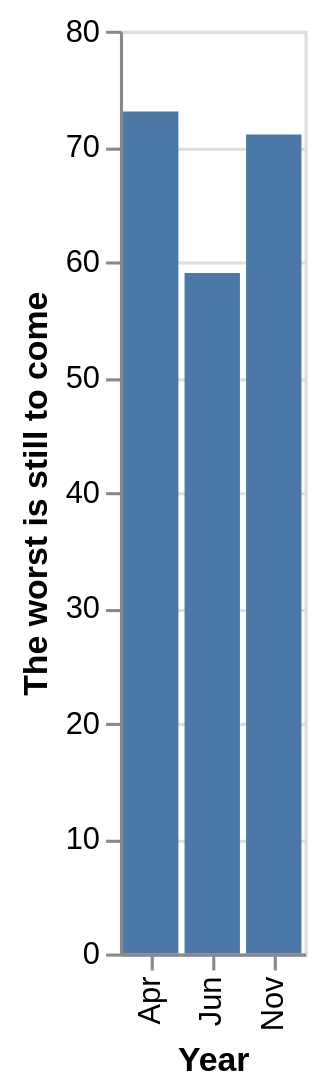

Write the Vega-Lite specification saved for this chart.
### Vega-Lite specification from a JSON file in a GitHub repository (floating-point values rounded to 4 significant figures)
{"$schema": "https://vega.github.io/schema/vega-lite/v5.json", "description": "Bar chart auto-generated from CSV", "data": {"values": [{"Year": "Apr", "The worst is still to come": 73}, {"Year": "Jun", "The worst is still to come": 59}, {"Year": "Nov", "The worst is still to come": 71}]}, "mark": "bar", "encoding": {"x": {"field": "Year", "type": "ordinal"}, "y": {"field": "The worst is still to come", "type": "quantitative"}}}
